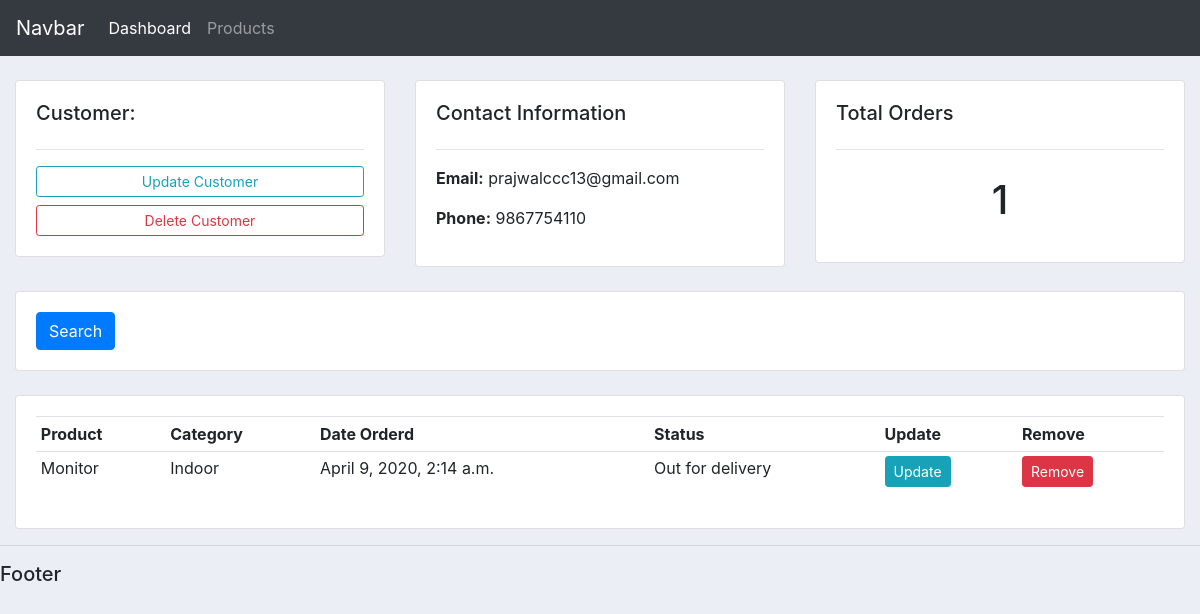
The page /cutomer/2/ on the database as committed earlier.
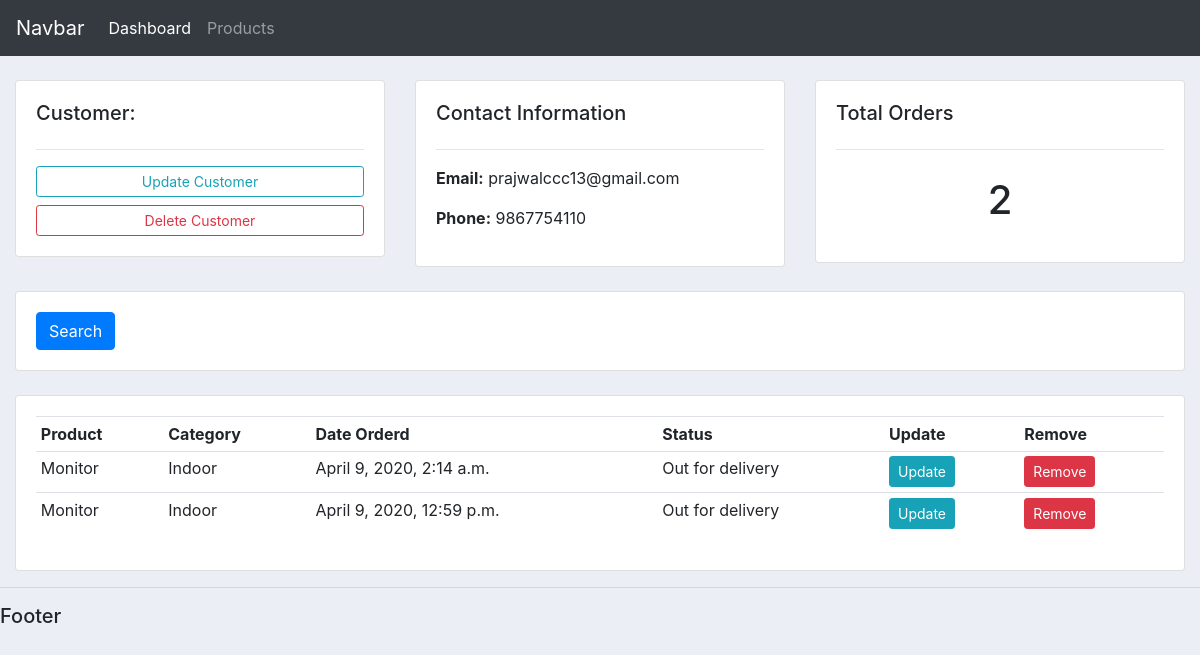
The same page on the database as committed later.
### accounts/models.py (models this page shows, shortened)
class Order(models.Model):
    STATUS = (
        ('Pending', 'Pending'),
        ('Out for delivery', 'Out for delivery'),
        ('Delivered', 'Delivered'),
    )
    customer = models.ForeignKey(Customer, on_delete=models.SET_NULL, null=True)
    product = models.ForeignKey(Product, on_delete=models.SET_NULL, null = True)
    date_created = models.DateTimeField(auto_now_add=True)
    status = models.CharField(max_length=200, null=True, choices=STATUS)

class Product(models.Model):
    CATEGORY = (
        ('Indoor', 'Indoor'),
        ('Out door', 'Out door'),
    )
    name = models.CharField(max_length=200)
    price = models.FloatField()
    category = models.CharField(max_length=200, choices=CATEGORY)
    description = models.CharField(max_length=200, null=True, blank=True)
    date_created = models.DateTimeField(auto_now_add=True)
    tags = models.ManyToManyField(Tag)
    def __str__(self):
        return self.name

### accounts/views.py (the view)
# urls.py: path('cutomer/<str:pk>/',views.customers, name="customer"),
def customers(request, pk):
    customer = Customer.objects.get(id = pk)
    orders = customer.order_set.all()
    total_orders = orders.count()
    context={
        'customer':customer,
        'orders':orders,
        'total_orders':total_orders,
    }
    return render(request, "accounts/customer.html", context)

### accounts/templates/accounts/customer.html
{% extends 'accounts/base.html' %}
{% block content %}
    <br>
    <div class="row">
        <div class="col-md">
            <div class="card card-body">
                <h5>Customer:</h5>
                <hr>
                <a class="btn btn-outline-info  btn-sm btn-block" href="">Update Customer</a>
                <a class="btn btn-outline-danger  btn-sm btn-block" href="">Delete Customer</a>
            </div>
        </div>
        <div class="col-md">
            <div class="card card-body">
                <h5>Contact Information</h5>
                <hr>
                <p><b>Email:</b> {{ customer.email }} </p>
                <p><b>Phone:</b> {{ customer.phone }}</p>
            </div>
        </div>
        <div class="col-md">
            <div class="card card-body">
                <h5>Total Orders</h5>
                <hr>
                <h1 style="text-align: center;padding: 10px">{{ total_orders }}</h1>
            </div>
        </div>
    </div>
    <br>
    <div class="row">
        <div class="col">
            <div class="card card-body">
                <form method="get">
                <button class="btn btn-primary" type="submit">Search</button>
            </form>
            </div>
        </div>
    </div>
    <br>
    <div class="row">
        <div class="col-md">
            <div class="card card-body">
                <table class="table table-sm">
                    <tr>
                        <th>Product</th>
                        <th>Category</th>
                        <th>Date Orderd</th>
                        <th>Status</th>
                        <th>Update</th>
                        <th>Remove</th>
                    </tr>
                    {% for order in orders %}
                        <tr>
                            <td>{{ order.product }}</td>
                            <td>{{ order.product.category }}</td>
                            <td>{{ order.date_created }}</td>
                            <td>{{ order.status }}</td>
                            <td><a class="btn btn-sm btn-info" href="{% url 'update_order' order.id %}">Update</a></td>
                            <td><a class="btn btn-sm btn-danger" href="{% url 'delete_order' order.id %}">Remove</a></td>
                        </tr>
                    {% endfor %}
                </table>
            </div>
        </div>
    </div>
{% endblock content %}

Rows that differ between the two databases and show on the page:
added Order: product "Monitor", product.category "Indoor", date_created "April 9, 2020, 12:59 p.m.", status "Out for delivery"
Other text that changed with them:
{{ total_orders }}: "1" → "2"
